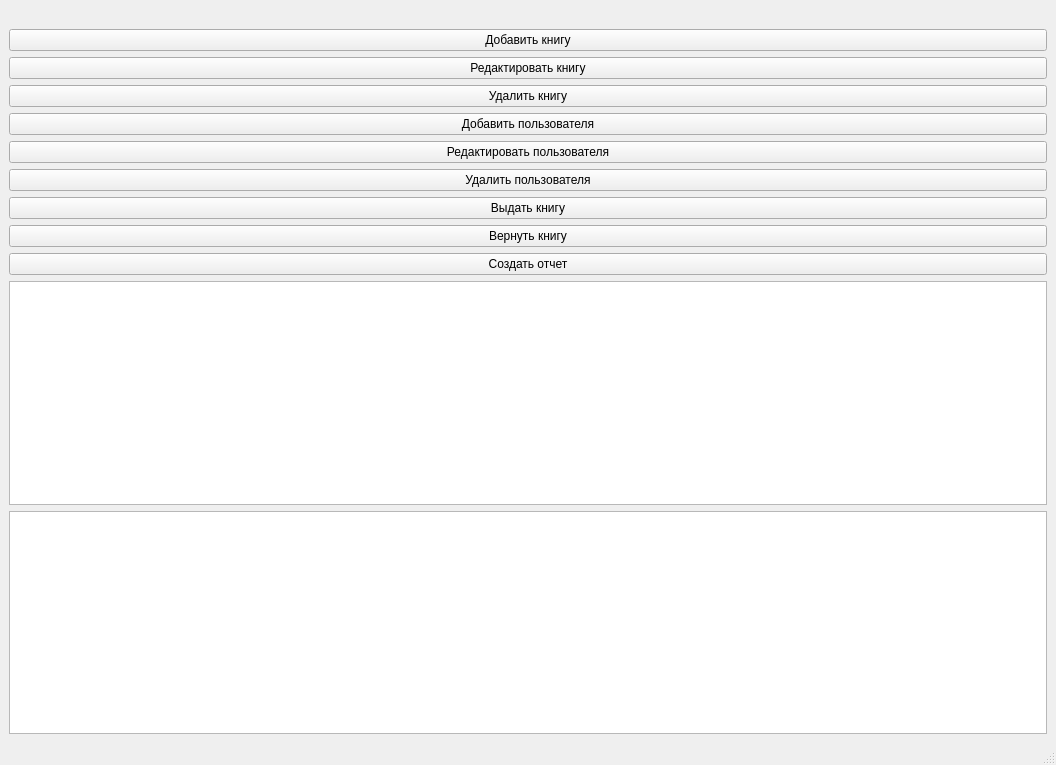
<?xml version="1.0" encoding="UTF-8"?>
<ui version="4.0">
 <class>MainWindow</class>
 <widget class="QMainWindow" name="MainWindow">
  <property name="geometry">
   <rect>
    <x>0</x>
    <y>0</y>
    <width>1056</width>
    <height>765</height>
   </rect>
  </property>
  <property name="windowTitle">
   <string>BiblSearch</string>
  </property>
  <widget class="QWidget" name="loginWidget">
   <layout class="QVBoxLayout" name="verticalLayout">
    <item>
     <layout class="QGridLayout" name="loginLayout">
      <item row="3" column="1">
       <widget class="QLabel" name="loginStatusLabel"/>
      </item>
     </layout>
    </item>
    <item>
     <widget class="QPushButton" name="addBookButton">
      <property name="text">
       <string>Добавить книгу</string>
      </property>
     </widget>
    </item>
    <item>
     <widget class="QPushButton" name="editBookButton">
      <property name="text">
       <string>Редактировать книгу</string>
      </property>
     </widget>
    </item>
    <item>
     <widget class="QPushButton" name="deleteBookButton">
      <property name="text">
       <string>Удалить книгу</string>
      </property>
     </widget>
    </item>
    <item>
     <widget class="QPushButton" name="addUserButton">
      <property name="text">
       <string>Добавить пользователя</string>
      </property>
     </widget>
    </item>
    <item>
     <widget class="QPushButton" name="editUserButton">
      <property name="text">
       <string>Редактировать пользователя</string>
      </property>
     </widget>
    </item>
    <item>
     <widget class="QPushButton" name="deleteUserButton">
      <property name="text">
       <string>Удалить пользователя</string>
      </property>
     </widget>
    </item>
    <item>
     <widget class="QPushButton" name="issueBookButton">
      <property name="text">
       <string>Выдать книгу</string>
      </property>
     </widget>
    </item>
    <item>
     <widget class="QPushButton" name="returnBookButton">
      <property name="text">
       <string>Вернуть книгу</string>
      </property>
     </widget>
    </item>
    <item>
     <widget class="QPushButton" name="generateReportButton">
      <property name="text">
       <string>Создать отчет</string>
      </property>
     </widget>
    </item>
    <item>
     <widget class="QTableView" name="bookTableView"/>
    </item>
    <item>
     <widget class="QTableView" name="userTableView"/>
    </item>
   </layout>
  </widget>
  <widget class="QMenuBar" name="menubar">
   <property name="geometry">
    <rect>
     <x>0</x>
     <y>0</y>
     <width>1056</width>
     <height>22</height>
    </rect>
   </property>
  </widget>
  <widget class="QStatusBar" name="statusbar"/>
 </widget>
 <resources/>
 <connections/>
</ui>
